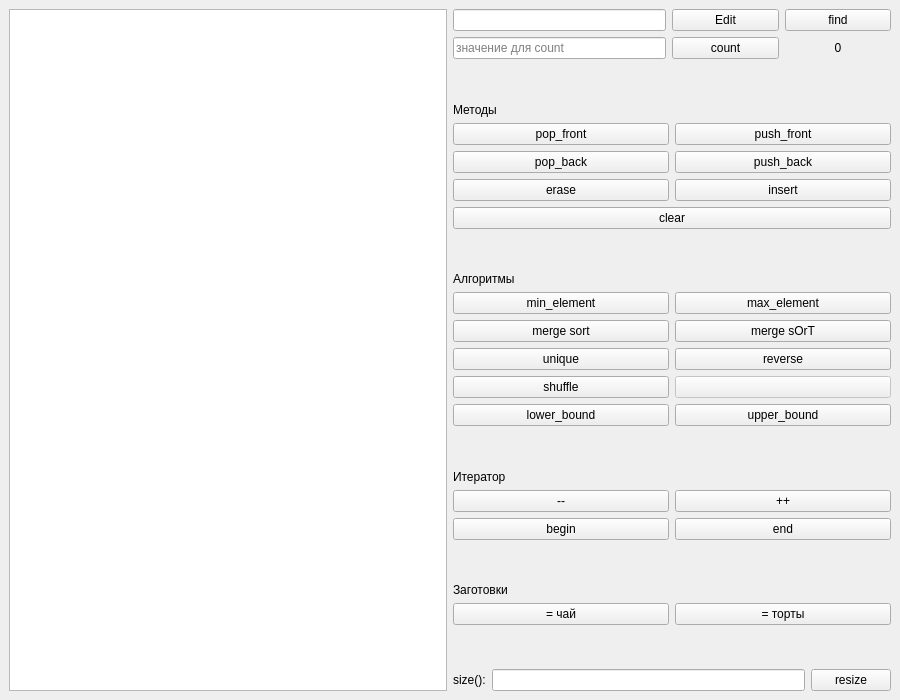
<?xml version="1.0" encoding="UTF-8"?>
<ui version="4.0">
 <class>MainWindow</class>
 <widget class="QMainWindow" name="MainWindow">
  <property name="geometry">
   <rect>
    <x>0</x>
    <y>0</y>
    <width>900</width>
    <height>700</height>
   </rect>
  </property>
  <property name="windowTitle">
   <string>std::deque demo</string>
  </property>
  <widget class="QWidget" name="centralwidget">
   <layout class="QHBoxLayout" name="hl_root">
    <item>
     <widget class="QListWidget" name="list_widget"/>
    </item>
    <item>
     <layout class="QVBoxLayout" name="vl_right">
      <item>
       <layout class="QGridLayout" name="grid_top">
        <item row="0" column="0" colspan="2">
         <widget class="QLineEdit" name="txt_elem_content"/>
        </item>
        <item row="0" column="2">
         <widget class="QPushButton" name="btn_edit">
          <property name="text">
           <string>Edit</string>
          </property>
         </widget>
        </item>
        <item row="0" column="3">
         <widget class="QPushButton" name="btn_find">
          <property name="text">
           <string>find</string>
          </property>
         </widget>
        </item>
        <item row="1" column="0" colspan="2">
         <widget class="QLineEdit" name="le_count">
          <property name="placeholderText">
           <string>значение для count</string>
          </property>
         </widget>
        </item>
        <item row="1" column="2">
         <widget class="QPushButton" name="btn_count">
          <property name="text">
           <string>count</string>
          </property>
         </widget>
        </item>
        <item row="1" column="3">
         <widget class="QLabel" name="lbl_count">
          <property name="text">
           <string>0</string>
          </property>
          <property name="alignment">
           <set>Qt::AlignmentFlag::AlignCenter</set>
          </property>
         </widget>
        </item>
       </layout>
      </item>
      <item>
       <spacer name="sp1">
        <property name="orientation">
         <enum>Qt::Orientation::Vertical</enum>
        </property>
        <property name="sizeHint" stdset="0">
         <size>
          <width>20</width>
          <height>10</height>
         </size>
        </property>
       </spacer>
      </item>
      <item>
       <widget class="QLabel" name="lbl_methods">
        <property name="text">
         <string>Методы</string>
        </property>
       </widget>
      </item>
      <item>
       <layout class="QGridLayout" name="grid_methods">
        <item row="0" column="0">
         <widget class="QPushButton" name="btn_pop_front">
          <property name="text">
           <string>pop_front</string>
          </property>
         </widget>
        </item>
        <item row="0" column="1">
         <widget class="QPushButton" name="btn_push_front">
          <property name="text">
           <string>push_front</string>
          </property>
         </widget>
        </item>
        <item row="1" column="0">
         <widget class="QPushButton" name="btn_pop_back">
          <property name="text">
           <string>pop_back</string>
          </property>
         </widget>
        </item>
        <item row="1" column="1">
         <widget class="QPushButton" name="btn_push_back">
          <property name="text">
           <string>push_back</string>
          </property>
         </widget>
        </item>
        <item row="2" column="0">
         <widget class="QPushButton" name="btn_erase">
          <property name="text">
           <string>erase</string>
          </property>
         </widget>
        </item>
        <item row="2" column="1">
         <widget class="QPushButton" name="btn_insert">
          <property name="text">
           <string>insert</string>
          </property>
         </widget>
        </item>
        <item row="3" column="0" colspan="2">
         <widget class="QPushButton" name="btn_clear">
          <property name="text">
           <string>clear</string>
          </property>
         </widget>
        </item>
       </layout>
      </item>
      <item>
       <spacer name="sp2">
        <property name="orientation">
         <enum>Qt::Orientation::Vertical</enum>
        </property>
        <property name="sizeHint" stdset="0">
         <size>
          <width>20</width>
          <height>10</height>
         </size>
        </property>
       </spacer>
      </item>
      <item>
       <widget class="QLabel" name="lbl_algorithms">
        <property name="text">
         <string>Алгоритмы</string>
        </property>
       </widget>
      </item>
      <item>
       <layout class="QGridLayout" name="grid_algorithms">
        <item row="0" column="0">
         <widget class="QPushButton" name="btn_min_element">
          <property name="text">
           <string>min_element</string>
          </property>
         </widget>
        </item>
        <item row="0" column="1">
         <widget class="QPushButton" name="btn_max_element">
          <property name="text">
           <string>max_element</string>
          </property>
         </widget>
        </item>
        <item row="1" column="0">
         <widget class="QPushButton" name="btn_merge_sort">
          <property name="text">
           <string>merge sort</string>
          </property>
         </widget>
        </item>
        <item row="1" column="1">
         <widget class="QPushButton" name="btn_merge_sOrT">
          <property name="text">
           <string>merge sOrT</string>
          </property>
         </widget>
        </item>
        <item row="2" column="0">
         <widget class="QPushButton" name="btn_unique">
          <property name="text">
           <string>unique</string>
          </property>
         </widget>
        </item>
        <item row="2" column="1">
         <widget class="QPushButton" name="btn_reverse">
          <property name="text">
           <string>reverse</string>
          </property>
         </widget>
        </item>
        <item row="3" column="0">
         <widget class="QPushButton" name="btn_shuffle">
          <property name="text">
           <string>shuffle</string>
          </property>
         </widget>
        </item>
        <item row="3" column="1">
         <widget class="QPushButton" name="btn_dummy">
          <property name="enabled">
           <bool>false</bool>
          </property>
          <property name="text">
           <string/>
          </property>
         </widget>
        </item>
        <item row="4" column="0">
         <widget class="QPushButton" name="btn_lower_bound">
          <property name="text">
           <string>lower_bound</string>
          </property>
         </widget>
        </item>
        <item row="4" column="1">
         <widget class="QPushButton" name="btn_upper_bound">
          <property name="text">
           <string>upper_bound</string>
          </property>
         </widget>
        </item>
       </layout>
      </item>
      <item>
       <spacer name="sp3">
        <property name="orientation">
         <enum>Qt::Orientation::Vertical</enum>
        </property>
        <property name="sizeHint" stdset="0">
         <size>
          <width>20</width>
          <height>10</height>
         </size>
        </property>
       </spacer>
      </item>
      <item>
       <widget class="QLabel" name="lbl_iter">
        <property name="text">
         <string>Итератор</string>
        </property>
       </widget>
      </item>
      <item>
       <layout class="QGridLayout" name="grid_iter">
        <item row="0" column="0">
         <widget class="QPushButton" name="btn_iter_dec">
          <property name="text">
           <string>--</string>
          </property>
         </widget>
        </item>
        <item row="0" column="1">
         <widget class="QPushButton" name="btn_iter_inc">
          <property name="text">
           <string>++</string>
          </property>
         </widget>
        </item>
        <item row="1" column="0">
         <widget class="QPushButton" name="btn_begin">
          <property name="text">
           <string>begin</string>
          </property>
         </widget>
        </item>
        <item row="1" column="1">
         <widget class="QPushButton" name="btn_end">
          <property name="text">
           <string>end</string>
          </property>
         </widget>
        </item>
       </layout>
      </item>
      <item>
       <spacer name="sp4">
        <property name="orientation">
         <enum>Qt::Orientation::Vertical</enum>
        </property>
        <property name="sizeHint" stdset="0">
         <size>
          <width>20</width>
          <height>10</height>
         </size>
        </property>
       </spacer>
      </item>
      <item>
       <widget class="QLabel" name="lbl_presets">
        <property name="text">
         <string>Заготовки</string>
        </property>
       </widget>
      </item>
      <item>
       <layout class="QHBoxLayout" name="hl_presets">
        <item>
         <widget class="QPushButton" name="btn_tea">
          <property name="text">
           <string>= чай</string>
          </property>
         </widget>
        </item>
        <item>
         <widget class="QPushButton" name="btn_cakes">
          <property name="text">
           <string>= торты</string>
          </property>
         </widget>
        </item>
       </layout>
      </item>
      <item>
       <spacer name="sp5">
        <property name="orientation">
         <enum>Qt::Orientation::Vertical</enum>
        </property>
        <property name="sizeHint" stdset="0">
         <size>
          <width>20</width>
          <height>20</height>
         </size>
        </property>
       </spacer>
      </item>
      <item>
       <layout class="QHBoxLayout" name="hl_size">
        <item>
         <widget class="QLabel" name="lbl_size_title">
          <property name="text">
           <string>size():</string>
          </property>
         </widget>
        </item>
        <item>
         <widget class="QLineEdit" name="txt_size"/>
        </item>
        <item>
         <widget class="QPushButton" name="btn_resize">
          <property name="text">
           <string>resize</string>
          </property>
         </widget>
        </item>
       </layout>
      </item>
     </layout>
    </item>
   </layout>
  </widget>
 </widget>
 <resources/>
 <connections/>
</ui>
